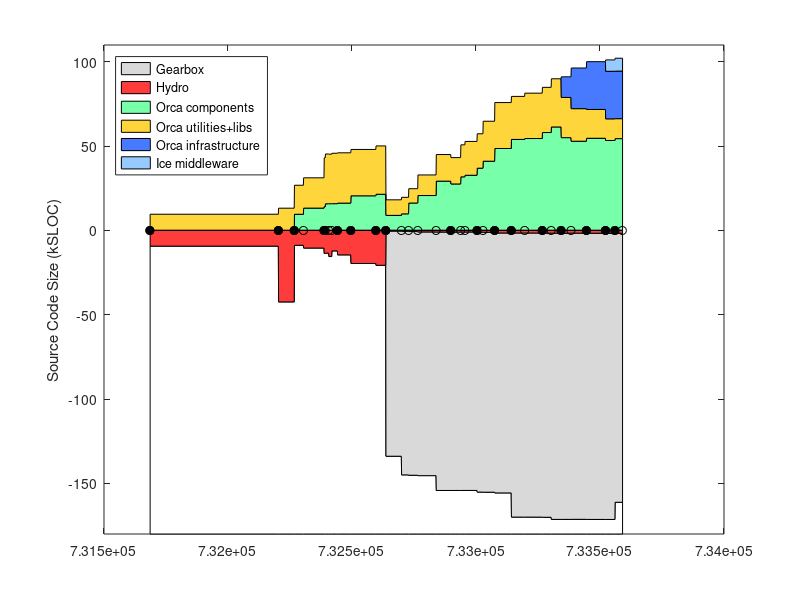

MATLAB code for this plot: (Note: this script raises an error after producing the figure.)
% keep track of orca project size using sloccount
clear all

%%%%%%%%%% DATA %%%%%%%%%%%%%%%%%%%%

% include/* except: include/{Freeze IceSSL IcePatch2}
% src/{Ice Slice IceGrid icecpp IceStorm slice2cpp IceUtil IceBox IceXML}
%  Sice212 = [
%  (7842-1000) + (22093+18419+11499+10568+4392+4200+4252+567+316)
%  ];
%  Sice301 = [
%  (8164-1000) + (23018+19384+19169+10596+4479+4343+4308+622+319)
%  ];
% same as above, but now also add Java:
% src/{IceInternal Ice IceUtil IceBox}
%  Sice310 = [
%  (8810-1200) + (24275+20494+22689+10587+4569+4877+4770+667+319) + (13190+6915+1262+493)
%  ];
%  Sice311 = [
%  (8950-1275) + (24511+20505+22898+10590+4600+4884+4782+683+323) + (13266+6929+1262+504)
%  ];

% it's much easier to count the whole of Ice (we use most of it anyway)
% sloccount include/ src/
% (this does not account for .ice files in [ice]/slice/* but it's a small fraction of total)
% c_count slice/*/*.ice
Sice212 = 133523;
Sice301 = 144513;
Sice310 = 153243;
Sice311 = 154145;
Sice320 = 168475;
Sice321 = 169725;
% sloccount cpp/include/ cpp/src/
Sice330 = 159523;

% indeces
iyy=1;
imm=2;
idd=3;
iver=4;
isub=5;
ibase=6;
icomp=7;
iutil=8;
iad=9;
icrp=10;

% the old way to count lines in *.ice files:
% rename them to *.cpp like this:
% $cd src/interfaces/slice/orca; for file in *; do mv $file `echo $file | sed s/.ice/.cpp/`; done
Sorca = [ ...
% YY    MM  DD  ?   SUB     BASE    COMP   UTILS   A&D  COMMON  VERSION
% 0.8.6: a single distro, divide in halves arbitrarily
2003     4  14  1   0       18930/2 18930/2  0      0   0    % 0.8.6 (last change in doc/ChangeLog
% BASE: orca-base
% COMP: sloccount orca-components/src/components
% UTIL: slocc orca-components/src/util
2004     9  13  1   0       42543   13047   0       0   0   % 0.11.0
2004    11  16  1   0       8963    17208   9441    0   0   % 0.12.0
2004    12  23  0   0       10596   17965   13094   0   0   % 0.12.1
2005     3  16  1   0       13767   28881   14005   0   0   % 0.13.0
2005     3  21  0   0       13620   29524   15665   0   0   % 0.13.1
2005     4   4  0   0       15630   29345   15727   0   0   % 0.13.2
2005     4  16  0   0       12283   29897   15724   0   0   % 0.13.3
2005     5   9  1   0       14639   29838   16056   0   0   % 0.14.0
2005     7   2  1   0       19751   27479   20395   0   0   % 0.15.0
2005    10  11  1   0       20818   28675   21303   0   0   % 1.0.0
% BASE: c_count src/interfaces/slice/orca/*.ice
% COMP: sloccount src/components
% UTIL: sloccount src/utils
2005    11  20  1   Sice212 530    9226         8781        0    0   % 2.0.0-rc1
2006     1  22  0   Sice301 596    9801         9695        0    0   % 2.0.0-rc2
% UTIL-IN-COMP: sloccount components/log* 
% COMP: sloccount components MINUS UTIL-IN-COMP
% UTIL: sloccount utils PLUS UTIL-IN-COMP
2006     2  20  0   Sice301 813    9867-1372    14734+1372  0    0  % 2.0.0-rc3
% UTIL-IN-COMP: sloccount components/orcaview* components/log*
2006     3  29  0   Sice301 1052   14625-2421   18131+2421  0    0  % 2.0.0-rc4
2006     6  11  0   Sice310 1116   19999-4215   24867+4215  0    0  % 2.0.0-rc5  
2006     8   9  1   Sice310 1116   19979-4348   23066+4348  0    0  % 2.0.0
2006     9  18  0   Sice310 1094   19317-329    31304+329   0    0  % 2.0.1
2006    10   5  0   Sice310 1094   20384-329    32255+329   0    0  % 2.0.2
2006    11  23  1   Sice311 1178   21408-1001   35768+1001  0    0  % 2.1.0
% BASE: c_count src/interfaces/slice/orca/*.ice
% COMP: sloccount src/components
% UTIL: sloccount src/utils src/libs
2006    12  17  0   Sice311 1240    23701   40914  0     0 % 2.1.1
2007     2   2  1   Sice311 1671    27238   48446  0     0 % 2.2.0
2007     4  10  1   Sice320 1671    25512   53828  0     0 % 2.3.0
2007     6   3  0   Sice320 1682    26905   54359  0     0 % 2.4.0
2007     8  13  1   Sice320 1772    26795   57918  0     0 % 2.5.0
2007     9  18  0   Sice321 1787    28573   61216  0     0 % 2.6.0
% A&D: Hydro: sloccount src
2007    10  28  1   Sice321 1787    23840   54879  12251  0     % 2.7.0
2007    12   7  0   Sice321 1750    19312   52762  24104  0     % 2.8.0
2008     2   7  1   Sice321 1811    17083   54520  28341  0     % 2.9.0
% COMMON: Gearbox: sloccount src
% YY    MM  DD  ?   SUB     BASE    COMP    UTILS  A&D   COMMON VERSION
2008     4  24  1   Sice321 1825    12851   53186  28196  6750  % 2.10.0 (G 1.0.0)
2008     6   1  1   Sice330 1825    11843   54296  28196  7659  % 2.11.0 (G 1.1.0)
];
Vorca ={'0.8.6', '0.11.0', '0.12.0', '0.12.1', '0.13.0', '0.13.1', '0.13.2', '0.13.3', '0.14.0', '0.15.0', '1.0.0', ...
    '2.0.0-rc1', '2.0.0-rc2', '2.0.0-rc3', '2.0.0-rc4', '2.0.0-rc5', '2.0.0', '2.0.1', '2.0.2', '2.1.0', '2.1.1', ...
    '2.2.0', '2.3.0', '2.4.0', '2.5.0', '2.6.0', '2.7.0', '2.8.0', '2.9.0', '2.10.0', '2.11.0' }';

% add a dummy release just for display
Sorca(end+1,:) = Sorca(end,:);
Sorca(end,imm) = Sorca(end,imm)+1;
Sorca(end,iver) = 0;
Vorca{end+1} = 'dummy';

% convert dates
Torca = datenum(Sorca(:,iyy),Sorca(:,imm),Sorca(:,idd));

% 2nd digit releases
i2 = (Sorca(:,iver)==1);
Torca2 = Torca(i2);
Vorca2 = Vorca(i2);

% for comparison, ASN
%  Sasn = 90433;

Sgenom = [
% YY    MM  DD  ? SUB   BASE    COMP    UTIL    VERSION
% SUB : cd pocolibs-2.3; sloccount include src
% BASE: cd genom-2.0; sloccount include src
% COMP: 0
% UTIL: 0 
2007    8   31  1  9786    11368   0   0       % 2.0
];

Splayer = [ 
% YY    MM  DD  ?   SUB     BASE                COMP       UTIL  VERSION
% BASE: (server-drivers)+client_libs
% COMP: drivers + utils
2002    12 04   1  0    (17331-12037)+9188      12037+2685 0    % 1.3.1
2003    7  15   1  0    (30452-24334)+12458     24334+3064 0    % 1.4-rc1
2003    12 07   1  0    (37378-30947)+13110     30947+9633 0    % 1.4-rc2
2004    5  31   1  0    (49225-42643)+13664     42643+3550 0    % 1.5
2004    11 12   1  0    (50758-43190)+13545     43190+4479 0    % 1.6
2005    1  31   0  0    (52069-44517)+13576     44517+4662 0    % 1.6.2
2005    7  28   0  0    (53348-45686)+14300     45686+5188 0    % 1.6.5
% BASE: (libplayercore-./bindings) + client_libs + (libplayertcp-./bindings)
% note: libplayerxdr is autogenerated
% COMP: server + utils
2005    10 25   0  0    (4866-0)+7560+(1391-0)  46474+5725  0   % 2.0pre7
% SUB : 0
% BASE: sloccount libplayercore client_libs libplayertcp 
%           MINUS sloccount libplayercore/bindings/ libplayertcp/bindings
% note: libplayerxdr is autogenerated
% COMP: sloccount server 
% UTIL: sloccount utils PLUS stage/src
% YY    MM  DD  ?   SUB     BASE                COMP       UTIL  VERSION
2006    2  28   1  0    63992-47749-1291        54704       0     % 2.0.0
2006    3  25   1  0    65606-48912-1291        53033       0     % 2.0.1
2006    6   9   1  0    69083-51546-1319        61421       0     % 2.0.2
2006    9  26   1  0    69388-51546-1319        64088       13606       % 2.0.3
2007    5   2   1  0    69602-51686-1359        58396       9589+13606  % 2.0.4
2007   12  13   1  0    34980-2039              74385       11417+15464 % 2.1.0rc1
2008    4  11   1  0    24808-109               84226       12154+15464 % 2.1.0
];
Tplayer = datenum(Splayer(:,1),Splayer(:,2),Splayer(:,3));

Saria = [
% YY    MM  DD  ? SUB   BASE    COMP    UTIL    VERSION
% SUB : 0
% BASE: sloccount ArNetworking/include/ ArNetworking/src/
% COMP: sloccount include src
% UTIL: 0 
2007    2   20  1  0    15854   45965   0       % 2.5.1
];

Scarmen = [
% YY    MM  DD  ?   SUB     BASE    COMP                    UTIL   VERSION
% SUB : cd src; sloccount ipc
% BASE: sloccount carmenpp global java python
% COMP: sloccount src MINUS all other
% UTIL: sloccount logger logtools mapeditor param_daemon robotgui simulator 
2007    8   15  1  24965    12032   107745-24965-12032-19629  19629   % 0.6.7
];

Sorocos = [
% YY    MM  DD  ?   SUB     BASE    COMP                        UTIL   VERSION
% SUB : cd ACE_wrappers; sloccount ace PLUS sloccount TAO/tao/
% BASE: ?
% LIBS: sloccount orocos-bfl-[VERSION]-src/src PLUS sloccount kdl-[VERSION]/kdl
% COMP: sloccount orocos-rtt-[VERSION]/src PLUS cd orocos-ocl-[VERSION]; sloccount hardware motion_control
% UTIL: cd orocos-ocl-[VERSION]; sloccount taskbrowser signals deployment reporting viewer ocl 
2007    8   15  1  160300+237011   0   (7767+12865)+(48971+20068)    5104   % ace-5.5, tao-1.5, rtt-1.2.1, bfl-0.6.1, kdl-0.4, ocl-0.4.1
];

Syarp = [
% YY    MM  DD  ?   SUB  BASE     COMP       UTIL   VERSION
% SUB : 0
% BASE: sloccount libYARP_OS libYARP_OS_compat
% COMP: sloccount yarpdev libYARP_dev libYARP_math libYARP_sig libYARP_sig_compat 
% UTIL: sloccount yarp-imageviewer modules
2007    7   26  1  0     21633   23528    1613   % 2.1.6
];

% YY    MM  DD  ?   SUB  BASE     COMP       UTIL
% SUB : 0
% BASE: 0
% COMP: sloccount . (matlab files will not be counted)
% UTIL: 0
Sopenslam = [
2007    8   16  1   0    0        23719      0
];

%%%%%%%%%% PLOTTING %%%%%%%%%%%%%%%%%%%%

Smax = 180;
d0 = [Torca Torca+1]'; d0=d0(:); d0(1)=[];
d1 = Smax-Sorca(:,isub)-Sorca(:,ibase); d1 = [d1 d1]'; d1=d1(:); d1(end)=[];
d2 = Sorca(:,isub); d2 = [d2 d2]'; d2=d2(:); d2(end)=[];
d3 = Sorca(:,ibase); d3 = [d3 d3]'; d3=d3(:); d3(end)=[];
d4 = Sorca(:,icomp); d4 = [d4 d4]'; d4=d4(:); d4(end)=[];
d5 = Sorca(:,iutil); d5 = [d5 d5]'; d5=d5(:); d5(end)=[];
d6 = Sorca(:,iad); d6 = [d6 d6]'; d6=d6(:); d6(end)=[];
d7 = Sorca(:,icrp); d7 = [d7 d7]'; d7=d7(:); d7(end)=[];

figure(1), clf
ha=area( d0, [d1 d2 d3 d5 d4 d6 d7]/1e3, -Smax ); hold on
plot( Torca, 0*Torca, 'k-o' )
h2=plot( Torca2, 0*Torca2, 'ko' );
set(h2,'markerfacecolor','k')
ylabel('Source Code Size (kSLOC)')

% colors
white = 1*[1 1 1];
gray = .85*[1 1 1];
red = min(255,[255 0 0]+60)/255;
orange = min(255,[255 153 0]+60)/255;
green = min(255,[60 255 109]+60)/255;
dblue = min(255,[51 102 255]+20)/255;
lblue = min(255,[51 102 255]+100)/255;

set(ha(1),'facecolor', white);
set(ha(2),'facecolor', gray);
set(ha(3),'facecolor', red);
set(ha(4),'facecolor', green);
set(ha(5),'facecolor', orange);
set(ha(6),'facecolor', dblue);
set(ha(7),'facecolor', lblue);
ha(1)=[];
legend(fliplr(ha),'Gearbox','Hydro','Orca components','Orca utilities+libs','Orca infrastructure','Ice middleware', 'Location','NorthWest')
%  xlim(datenum([2004;2005],[7;7],[1;1]) )
ylim([-Smax 110])
ax=axis;
%  xlim( [ax(1) datenum([2006 12 31])] )
ax=axis;
% label releases
mark('x', Torca2 )
i2odd = (1:2:length(Torca2));
ht = text(Torca2(i2odd)+5,.04*ax(4)*ones(length(i2odd),1),Vorca2(i2odd));
set(ht,'fontsize',8)
i2even = (2:2:length(Torca2));
ht = text(Torca2(i2even)+5,.08*ax(4)*ones(length(i2even),1),Vorca2(i2even));
set(ht,'fontsize',8)
datetick( 'x', 12 )
hp = plot( Tplayer, -Splayer(:,ibase)/1e3, 'k--o', Tplayer, Splayer(:,icomp)/1e3, 'k--o' );
set(hp, 'color', .5*[1 1 1] )
hpt = text( Tplayer(2), -Splayer(2,ibase)/1e3-8, 'Player infrastructure');
set(hpt, 'color', .5*[1 1 1] )
hpt = text( Tplayer(2), (Splayer(2,icomp)+Splayer(2,iutil))/1e3-5, 'Player "components+utils"');
set(hpt, 'color', .5*[1 1 1] )
%mark('y', Dasn(1,1)/1e3 );
%text( datenum([2003 5 1]), Dasn(1,1)/1e3, 'ASN')
xlabel('Releases')
title('http://orca-robotics.sf.net')

ht=text(datenum(2003,7,1),-Smax+15, '*   generated using David A. Wheeler`s SLOCCount' );
set(ht,'fontsize',8)
ht=text(datenum(2003,7,1),-Smax+5, '** see data in [ORCA]/scripts/matlab/sloccount/slocs.m' );
set(ht,'fontsize',8)

xlim( [ax(1) datenum([2008 9 1])] )
